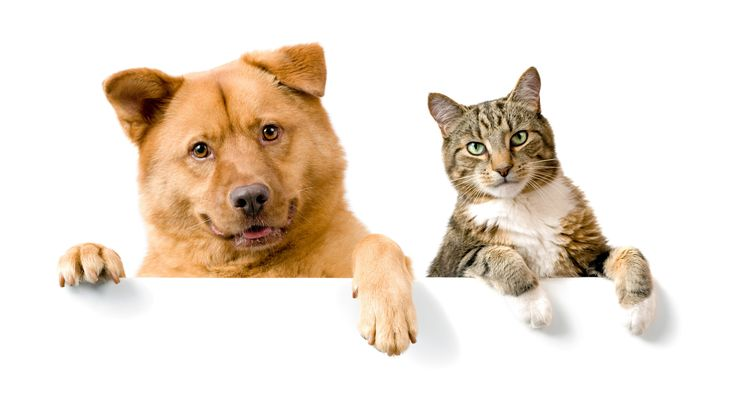
#> input picture img.png, 736 x 414 px
$ python Contour.py
#> lines starting #> are read from the running program, lines starting #| are printed output that depends on the picture; after the words box and inside, x2 and y2 are one past the last pixel; in counts of white or black regions, pixels touching at a corner belong together
import cv2
import numpy as np

# Read the image
image = cv2.imread('img.png')
#> image is the input picture: shape (414, 736, 3); mean B, G, R 212.3, 224.6, 236.2

# Convert the image to grayscale
gray = cv2.cvtColor(image, cv2.COLOR_BGR2GRAY)
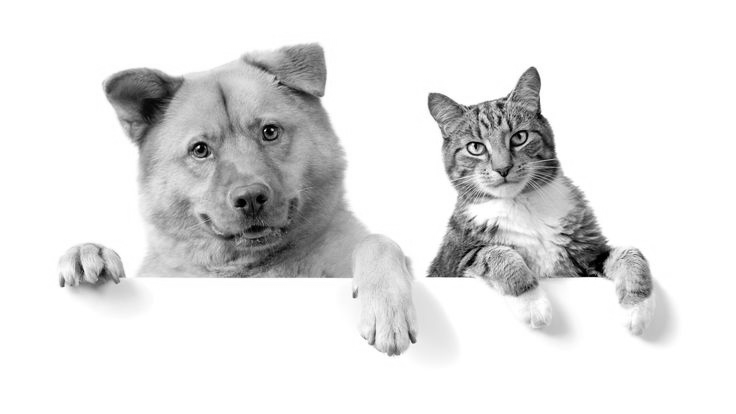
#> gray: shape (414, 736); min 0, max 255, mean 226.6

# Apply GaussianBlur to reduce noise and improve edge detection
blurred = cv2.GaussianBlur(gray, (5, 5), 0)

# Apply Canny edge detection
edges = cv2.Canny(blurred, 100, 200)
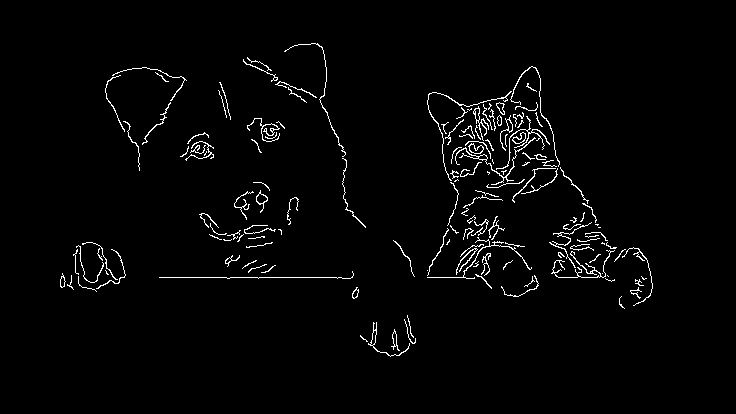
#> edges: shape (414, 736); 2.2% white in thin lines or dots, all inside (x1, y1, x2, y2) = (60, 43, 653, 357)

# Find contours
contours, _ = cv2.findContours(edges, cv2.RETR_TREE, cv2.CHAIN_APPROX_SIMPLE)
#> contours = 170 contours, 126 with area under 20; largest, box (x1, y1, x2, y2) and area: (256, 190, 268, 213) 91, (468, 143, 484, 154) 90, (455, 137, 536, 185) 88, (512, 132, 526, 144) 78, (469, 144, 484, 154) 77

# Draw all contours
# -1 means drawing all contours
cv2.drawContours(image, contours, 10, (0, 255, 0), 2)
#> image: shape (414, 736, 3); 0.02% of pixels changed, all inside (x1, y1, x2, y2) = (351, 288, 360, 300)
print(str(len(contours)))
#| 170
for i in range (len(contours)):
    print(contours[i])
#> this loop made 170 passes
#> (printed output is left out)
#Display the original image with contours
cv2.imshow('Contours', image)
cv2.waitKey(0)
cv2.destroyAllWindows()
